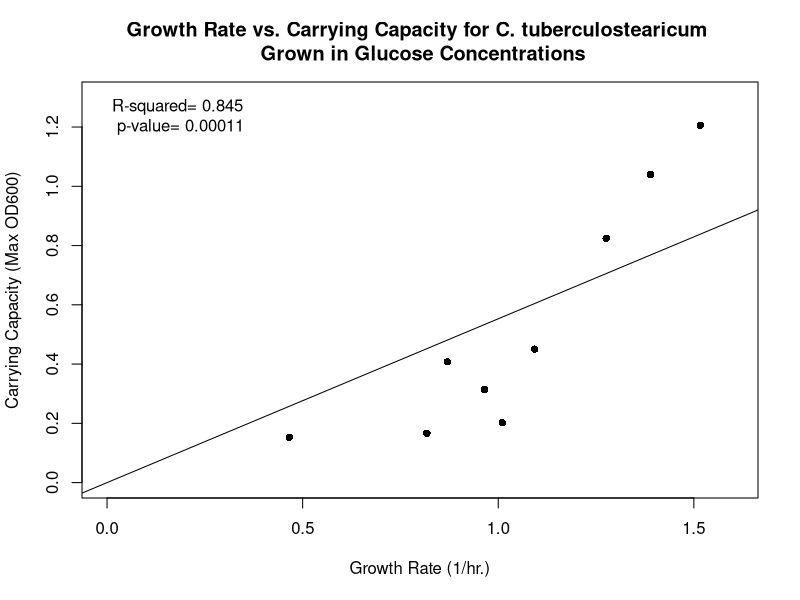
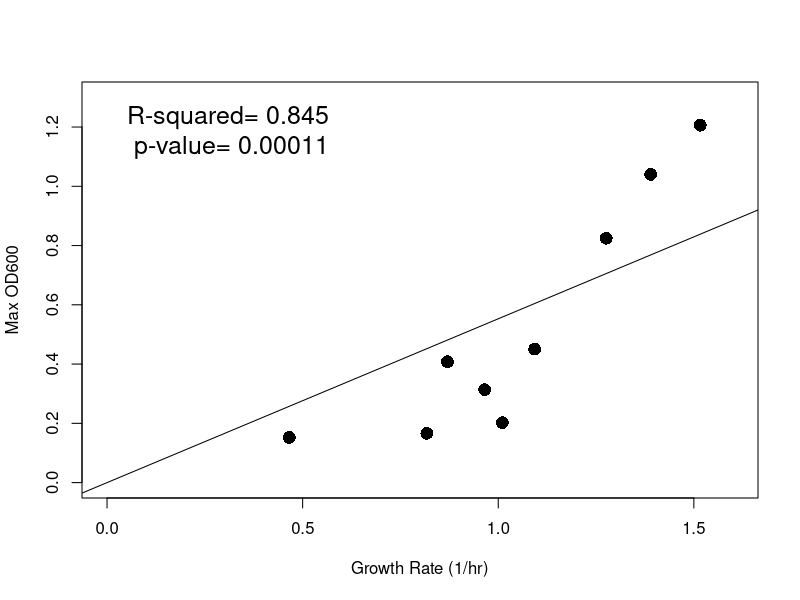
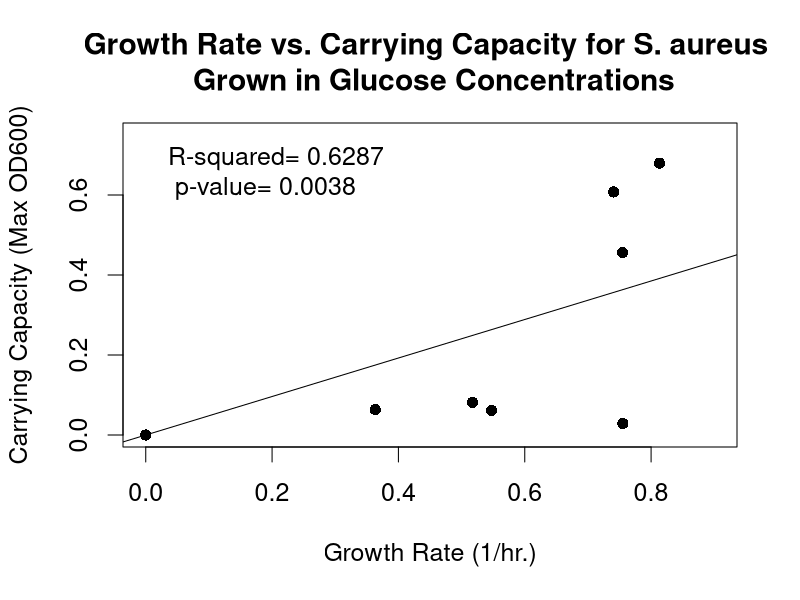
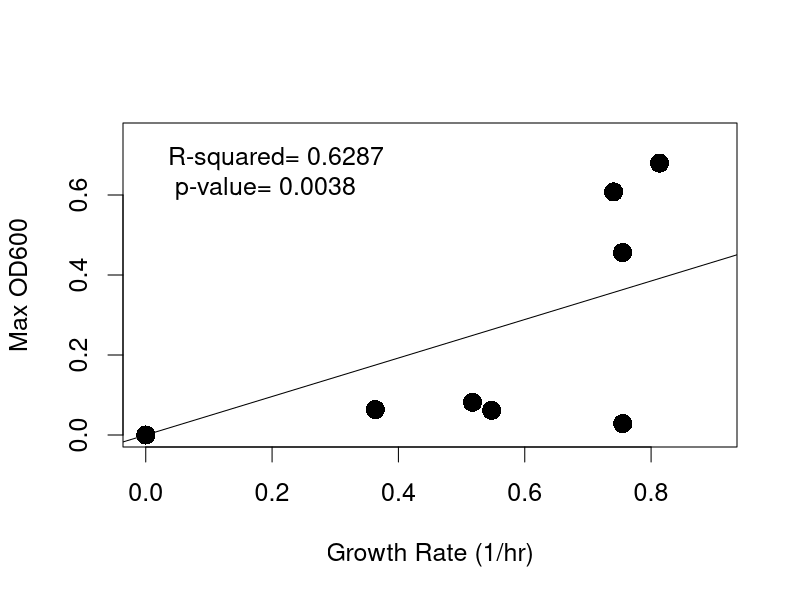
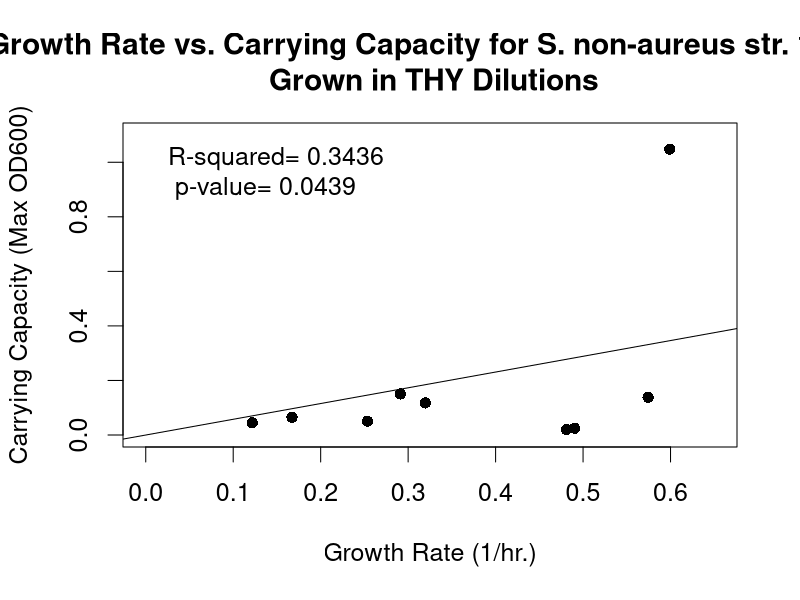
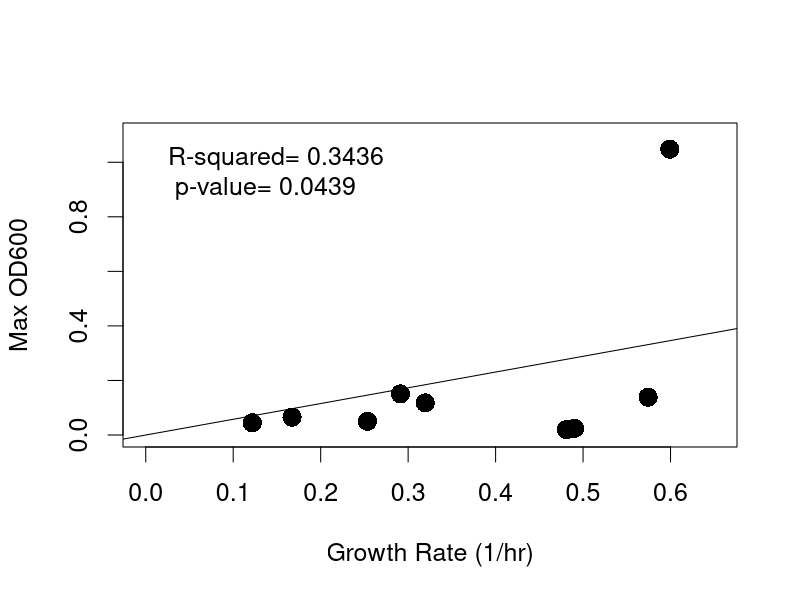
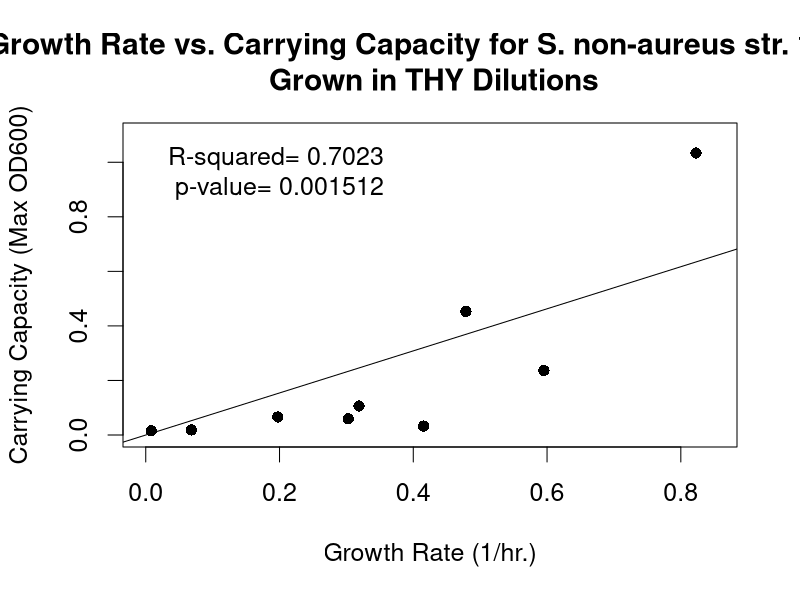
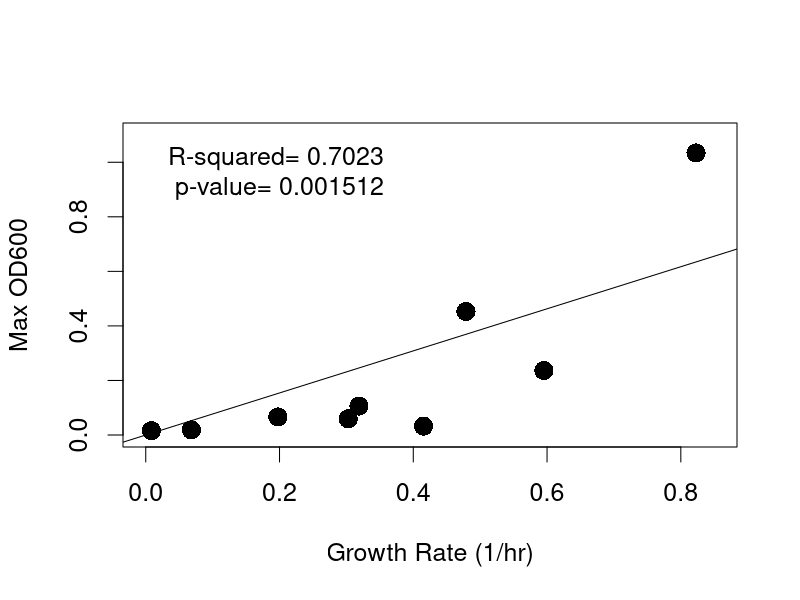

These charts were generated, in order, by the following R code:
#Last run 04/10/2020

#Clear Workspace 
rm(list=ls())

#################################################
#Create scatterplots for GR-CC relationships 
#################################################


####################################################################################################
#C. tuberculostearicum in BAAD media dilutions

GR_Ct <- c(1.5164,
           1.389425,
           1.276025,
           1.093125,
           0.870075,
           0.9651,
           1.01045,
           0.8175,
           0.46585)
Max_Ct <- c(1.206161765,
            1.039911765,
            0.824661765,
            0.450411765,
            0.407911765,
            0.313911765,
            0.202161765,
            0.166411765,
            0.152411765)

DF_Ct <- data.frame(GR_Ct, Max_Ct)
DF_Ct

#Generate a linear regression model of the two variables with the lm function 
Ct.lm <- lm(Max_Ct ~ GR_Ct + 1, data=DF_Ct)
Ct.lm2 <- lm(Max_Ct ~ 0 + GR_Ct, data=DF_Ct) #Tells the lm() to fit the line through the origin
summary(Ct.lm)
summary(Ct.lm2)

#Create scatter plot of points using plot function
plot(GR_Ct, Max_Ct,
     xlab="Growth Rate (1/hr.)",
     ylab="Carrying Capacity (Max OD600)",
     xlim= c(0, 1.6),
     ylim= c(0, 1.3),
     main="Growth Rate vs. Carrying Capacity for C. tuberculostearicum \n Grown in Glucose Concentrations",
     pch=16)

abline(lm(Ct.lm2))
legend("topleft", bty="n", legend= paste("R-squared= 0.845 \n p-value= 0.00011"))

#Create scatter plot of points using plot function - without graph labels 
plot(GR_Ct, Max_Ct,
     xlab= "Growth Rate (1/hr)",
     ylab= "Max OD600",
     xlim= c(0, 1.6),
     ylim= c(0, 1.3),
     cex= 1.7,
     pch=16)

abline(lm(Ct.lm2))
op <- par(cex= 1.5)
legend("topleft", bty="n", legend= paste("R-squared= 0.845 \n p-value= 0.00011"))

################################################################################################3
#S. aureus in BAAD media dilutions

GR_Sa <- c(0.81335,
           0.740675,
           0.7548,
           0.5476,
           0.517275,
           0.363366667,
           0,
           0.755233333,
           0)
Max_Sa <- c(0.679661765,
            0.607661765,
            0.456161765,
            0.061661765,
            0.081661765,
            0.063578431,
            0,
            0.028578431,
            0)

DF_Sa <- data.frame(GR_Sa, Max_Sa)
DF_Sa

#Generate a linear regression model of the two variables with the lm function 
Sa.lm <- lm(Max_Sa ~ GR_Sa + 1, data=DF_Sa)
Sa.lm2 <- lm(Max_Sa ~ 0 + GR_Sa, data=DF_Sa) #Tells the lm() to fit the line through the origin
summary(Sa.lm)
summary(Sa.lm2)

#Create scatter plot of points using plot function
plot(GR_Sa, Max_Sa,
     xlab="Growth Rate (1/hr.)",
     ylab="Carrying Capacity (Max OD600)",
     xlim= c(0, 0.9),
     ylim= c(0, 0.75),
     main="Growth Rate vs. Carrying Capacity for S. aureus \n Grown in Glucose Concentrations",
     pch=16)

abline(lm(Sa.lm2))
legend("topleft", bty="n", legend= paste("R-squared= 0.6287 \n p-value= 0.0038"))

#Create scatter plot of points using plot function - without graph labels 
plot(GR_Sa, Max_Sa,
     xlab= "Growth Rate (1/hr)",
     ylab= "Max OD600",
     xlim= c(0, 0.9),
     ylim= c(0, 0.75),
     cex= 1.7,
     pch=16)

abline(lm(Sa.lm2))
op <- par(cex= 1.5)
legend("topleft", bty="n", legend= paste("R-squared= 0.6287 \n p-value= 0.0038"))

##############################################################################################################
#S. non-aureus str. 1839

GR_Sna1839 <- c(0.599175,
                0.57435,
                0.29115,
                0.1218,
                0.16725,
                0.3196,
                0.253466667,
                0.49035,
                0.481)
Max_Sna1839 <- c(1.048161765,
                 0.138411765,
                 0.150661765,
                 0.044911765,
                 0.065161765,
                 0.117661765,
                 0.050578431,
                 0.024661765,
                 0.019911765)

DF_Sna1839 <- data.frame(GR_Sna1839, Max_Sna1839)
DF_Sna1839

#Generate a linear regression model of the two variables with the lm function 
Sna1839.lm <- lm(Max_Sna1839 ~ 1+GR_Sna1839, data=DF_Sna1839)
Sna1839.lm2 <- lm(Max_Sna1839 ~ 0+GR_Sna1839, data=DF_Sna1839) #Tells the lm() to fit the line through the origin
summary(Sna1839.lm)
summary(Sna1839.lm2)
#Adjusted R-squared: 0.3436 
#p-value: 0.0439

#Create scatter plot of points using plot funSna1839ion
plot(GR_Sna1839, Max_Sna1839,
     xlab="Growth Rate (1/hr.)",
     ylab="Carrying Capacity (Max OD600)",
     xlim= c(0, 0.65),
     ylim= c(0, 1.1),
     main="Growth Rate vs. Carrying Capacity for S. non-aureus str. 1839 \n Grown in THY Dilutions",
     pch=16)

abline(lm(Sna1839.lm2))
legend("topleft", bty="n", legend= paste("R-squared= 0.3436 \n p-value= 0.0439"))

#Create scatter plot of points using plot function - without graph labels 
plot(GR_Sna1839, Max_Sna1839,
     xlab= "Growth Rate (1/hr)",
     ylab= "Max OD600",
     xlim= c(0, 0.65),
     ylim= c(0, 1.1),
     cex= 1.7,
     pch=16)

abline(lm(Sna1839.lm2))
op <- par(cex= 1.5)
legend("topleft", bty="n", legend= paste("R-squared= 0.3436 \n p-value= 0.0439"))


#####################################################################################################################
#S. non-aureus str. 1850 

GR_Sna1850 <- c(0.822725,
                0.47875,
                0.595275,
                0.3188,
                0.197575,
                0.30275,
                0.415366667,
                0.00835,
                0.068225)
Max_Sna1850 <- c(1.034161765,
                 0.452911765,
                 0.236411765,
                 0.106161765,
                 0.066161765,
                 0.059411765,
                 0.032578431,
                 0.015661765,
                 0.018661765)

DF_Sna1850 <- data.frame(GR_Sna1850, Max_Sna1850)
DF_Sna1850

#Generate a linear regression model of the two variables with the lm function 
Sna1850.lm <- lm(Max_Sna1850 ~ 1+GR_Sna1850, data=DF_Sna1850)
Sna1850.lm2 <- lm(Max_Sna1850 ~ 0+GR_Sna1850, data=DF_Sna1850) #Tells the lm() to fit the line through the origin
summary(Sna1850.lm)
summary(Sna1850.lm2)
#Adjusted R-squared:  0.7023
#p-value: 0.001512

#Create scatter plot of points using plot funSna1850ion
plot(GR_Sna1850, Max_Sna1850,
     xlab="Growth Rate (1/hr.)",
     ylab="Carrying Capacity (Max OD600)",
     xlim= c(0, 0.85),
     ylim= c(0, 1.1),
     main="Growth Rate vs. Carrying Capacity for S. non-aureus str. 1850 \n Grown in THY Dilutions",
     pch=16)

abline(lm(Sna1850.lm2))
legend("topleft", bty="n", legend= paste("R-squared= 0.7023 \n p-value= 0.001512"))


#Create scatter plot of points using plot function - without graph labels 
plot(GR_Sna1850, Max_Sna1850,
     xlab= "Growth Rate (1/hr)",
     ylab= "Max OD600",
     xlim= c(0, 0.85),
     ylim= c(0, 1.1),
     cex= 1.7,
     pch=16)

abline(lm(Sna1850.lm2))
op <- par(cex= 1.5)
legend("topleft", bty="n", legend= paste("R-squared= 0.7023 \n p-value= 0.001512"))

################################################################################################################
#S. non-aureus str. 1867

GR_Sna1867 <- c(0.9857,
                0.6512,
                0.844475,
                0.285375,
                0.307625,
                0.3798,
                0.47725,
                0.33475,
                0.2827)
Max_Sna1867 <- c(1.131661765,
                 0.530911765,
                 0.347161765,
                 0.065911765,
                 0.089661765,
                 0.071411765,
                 0.076411765,
                 0.046411765,
                 0.022911765)

DF_Sna1867 <- data.frame(GR_Sna1867, Max_Sna1867)
DF_Sna1867

#Generate a linear regression model of the two variables with the lm function
Sna1867.lm <- lm(Max_Sna1867 ~ 1+GR_Sna1867, data=DF_Sna1867)
Sna1867.lm2 <- lm(Max_Sna1867 ~ 0+GR_Sna1867, data=DF_Sna1867) #Tells the lm() to fit the line through the origin
summary(Sna1867.lm)
summary(Sna1867.lm2)
#Adjusted R-squared:  0.6972 
#p-value: 0.00162

#Create scatter plot of points using plot funSna1867ion
plot(GR_Sna1867, Max_Sna1867,
     xlab="Growth Rate (1/hr.)",
     ylab="Carrying Capacity (Max OD600)",
     xlim= c(0, 1.0),
     ylim= c(0, 1.2),
     main="Growth Rate vs. Carrying Capacity for S. non-aureus str. 1867 \n Grown in THY Dilutions",
     pch=16)

abline(lm(Sna1867.lm2))
legend("topleft", bty="n", legend= paste("R-squared= 0.6972 \n p-value= 0.00162"))


#Create scatter plot of points using plot function - without graph labels 
plot(GR_Sna1867, Max_Sna1867,
     xlab= "Growth Rate (1/hr)",
     ylab= "Max OD600",
     xlim= c(0, 1.0),
     ylim= c(0, 1.2),
     cex= 1.7,
     pch=16)

abline(lm(Sna1867.lm2))
op <- par(cex= 1.5)
legend("topleft", bty="n", legend= paste("R-squared= 0.6972 \n p-value= 0.00162"))


#######################################################################################################################
####################################################################################################
#C. tuberculostearicum in BAAD media dilutions - 15% and lower

GR_Ct <- c(0.870075,
           0.9651,
           1.01045,
           0.8175,
           0.46585)
Max_Ct <- c(0.407911765,
            0.313911765,
            0.202161765,
            0.166411765,
            0.152411765)

DF_Ct <- data.frame(GR_Ct, Max_Ct)
DF_Ct

#Generate a linear regression model of the two variables with the lm function 
Ct.lm <- lm(Max_Ct ~ GR_Ct + 1, data=DF_Ct)
Ct.lm2 <- lm(Max_Ct ~ 0 + GR_Ct, data=DF_Ct) #Tells the lm() to fit the line through the origin
summary(Ct.lm)
summary(Ct.lm2)
#R-squared: 0.8643
#p-value: 0.004588

#Create scatter plot of points using plot function
plot(GR_Ct, Max_Ct,
     xlab="Growth Rate (1/hr.)",
     ylab="Carrying Capacity (Max OD600)",
     xlim= c(0, 1.1),
     ylim= c(0, 0.45),
     main="Growth Rate vs. Carrying Capacity for C. tuberculostearicum \n Grown in Glucose Concentrations",
     pch=16)

abline(lm(Ct.lm2))
legend("topleft", bty="n", legend= paste("R-squared= 0.8643 \n p-value= 0.004588"))

#Create scatter plot of points using plot function - without graph labels 
plot(GR_Ct, Max_Ct,
     xlab= "Growth Rate (1/hr)",
     ylab= "Max OD600",
     xlim= c(0, 1.1),
     ylim= c(0, 0.45),
     cex= 1.7,
     pch=16)

abline(lm(Ct.lm2))
op <- par(cex= 1.5)
legend("topleft", bty="n", legend= paste("R-squared= 0.8643 \n p-value= 0.004588"))

################################################################################################3
#S. aureus in BAAD media dilutions - 50% - 5%

GR_Sa <- c(0.7548,
           0.5476,
           0.517275,
           0.363366667,
           0)
Max_Sa <- c(0.456161765,
            0.061661765,
            0.081661765,
            0.063578431,
            0)

DF_Sa <- data.frame(GR_Sa, Max_Sa)
DF_Sa

#Generate a linear regression model of the two variables with the lm function 
Sa.lm <- lm(Max_Sa ~ GR_Sa + 1, data=DF_Sa)
Sa.lm2 <- lm(Max_Sa ~ 0 + GR_Sa, data=DF_Sa) #Tells the lm() to fit the line through the origin
summary(Sa.lm)
summary(Sa.lm2)
#R-squared: 0.620
#p-value: 0.03894

#Create scatter plot of points using plot function
plot(GR_Sa, Max_Sa,
     xlab="Growth Rate (1/hr.)",
     ylab="Carrying Capacity (Max OD600)",
     xlim= c(0, 0.8),
     ylim= c(0, 0.5),
     main="Growth Rate vs. Carrying Capacity for S. aureus \n Grown in Glucose Concentrations",
     pch=16)

abline(lm(Sa.lm2))
legend("topleft", bty="n", legend= paste("R-squared= 0.620 \n p-value= 0.03894"))

#Create scatter plot of points using plot function - without graph labels 
plot(GR_Sa, Max_Sa,
     xlab= "Growth Rate (1/hr)",
     ylab= "Max OD600",
     xlim= c(0, 0.8),
     ylim= c(0, 0.5),
     cex= 1.7,
     pch=16)

abline(lm(Sa.lm2))
op <- par(cex= 1.5)
legend("topleft", bty="n", legend= paste("R-squared= 0.620 \n p-value= 0.03894"))

##############################################################################################################
